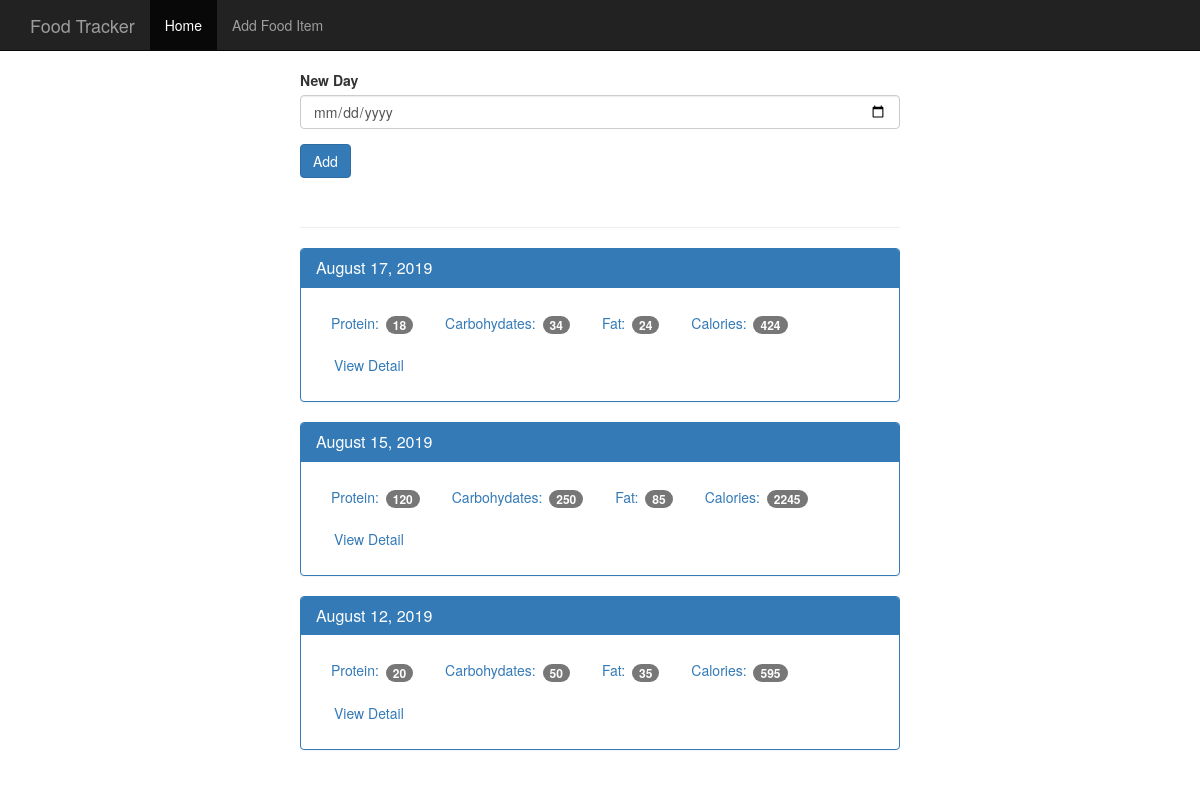
The page / on the database its author committed.
### tables this page shows
CREATE TABLE log_date (
    id integer primary key autoincrement,
    entry_date date not null
);

### app.py (the view)
@app.route('/', methods=['GET', 'POST'])
def index():
    db = get_db()
    if request.method == 'POST':
        date = request.form['date']
        dt = datetime.strptime(date, '%Y-%m-%d')
        database_date = datetime.strftime(dt, '%Y%m%d')
        db.execute('INSERT INTO log_date (entry_date) VALUES (?)', [database_date])
        db.commit()
    cur = db.execute('''SELECT log_date.entry_date, sum(food.protein) AS protein, sum(food.carbohydrates) AS carbohydrates, sum(food.fat) AS fat, sum(food.calories) AS calories
                        FROM log_date
                        JOIN food_date ON food_date.log_date_id = log_date.id
                        JOIN food ON food.id = food_date.food_id
                        GROUP BY log_date.id
                        ORDER BY log_date.entry_date DESC''')
    results = cur.fetchall()
    date_results = []
    for i in results:
        single_date = {}
        single_date['entry_date'] = i['entry_date']
        single_date['protein'] = i['protein']
        single_date['carbohydrates'] = i['carbohydrates']
        single_date['fat'] = i['fat']
        single_date['calories'] = i['calories']
        d = datetime.strptime(str(i['entry_date']), '%Y%m%d')
        single_date['pretty_date'] = datetime.strftime(d, '%B %d, %Y')
        date_results.append(single_date)
    return render_template('home.html', results=date_results)

### database.py (called while the page is built)
def connect_db():
    sql = sqlite3.connect('/home/codemask/Documents/FlaskProject/foodtracker/food_log.db', timeout=10)
    sql.row_factory = sqlite3.Row
    return sql

def get_db():
    if not hasattr(g, 'sqlite_db'):
        g.sqlite_db = connect_db()
    return g.sqlite_db

### templates/home.html
{% extends "base.html" %}
{% block body %}
    <nav class="navbar navbar-inverse navbar-fixed-top">
      <div class="container">
        <div class="navbar-header">
          <a class="navbar-brand" href="{{ url_for('index') }}">Food Tracker</a>
        </div>
        <div id="navbar" class="navbar-collapse collapse">
          <ul class="nav navbar-nav">
            <li class="active"><a href="{{ url_for('index') }}">Home</a></li>
            <li><a href="{{ url_for('food') }}">Add Food Item</a></li>
          </ul>
        </div>
      </div>
    </nav>
    <div class="container theme-showcase col-sm-6 col-sm-offset-3" role="main">
      <div class="row">
        <div>
          <form method="POST" action="/">
            <div class="form-group">
              <label for="new-day">New Day</label>
              <input type="date" class="form-control" name="date" id="new-day">
            </div>
            <button type="submit" class="btn btn-primary">Add</button>
          </form>
          <div class="page-header"></div>
          {% for r in results %}
          <div class="panel panel-primary">
            <div class="panel-heading">
              <h3 class="panel-title">{{ r.pretty_date }}</h3>
            </div>
            <div class="panel-body">
              <ul class="nav nav-pills" role="tablist">
                <li><a>Protein: <span class="badge">{{ r.protein }}</span></a></li>
                <li><a>Carbohydates: <span class="badge">{{ r.carbohydrates }}</span></a></li>
                <li><a>Fat: <span class="badge">{{ r.fat }}</span></a></li>
                <li><a>Calories: <span class="badge">{{ r.calories }}</span></a></li>
                <li><a href="{{ url_for('view', date=r.entry_date) }}" type="button" class="btn btn-link">View Detail</a></li>
              </ul>
            </div>
          </div>
          {% endfor %}
        </div>
      </div>
    </div>
{% endblock %}

### static/theme.css (style rules this page uses)
body { padding-top: 70px; padding-bottom: 30px; }

### rows shown on the page
log_date: pretty_date "August 17, 2019", protein "18", carbohydrates "34", fat "24", calories "424"
log_date: pretty_date "August 15, 2019", protein "120", carbohydrates "250", fat "85", calories "2245"
log_date: pretty_date "August 12, 2019", protein "20", carbohydrates "50", fat "35", calories "595"
